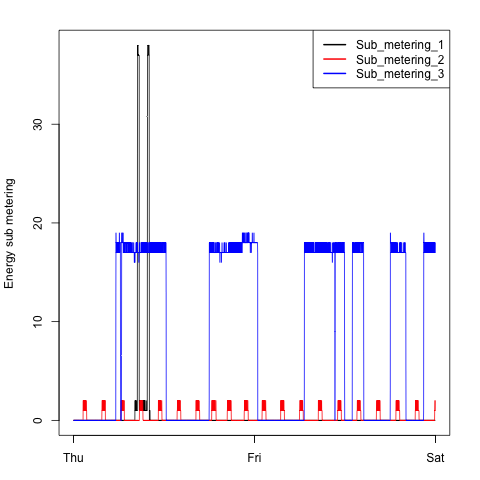

Recreate this plot in R.
source("plotUtilities.R")

plot3 <- function() {
    data <- readData()
    png("plot3.png")
    par(mar = c(3.1, 4.1, 2.1, 2.1))
    drawPlot3(data)
    dev.off()
}
